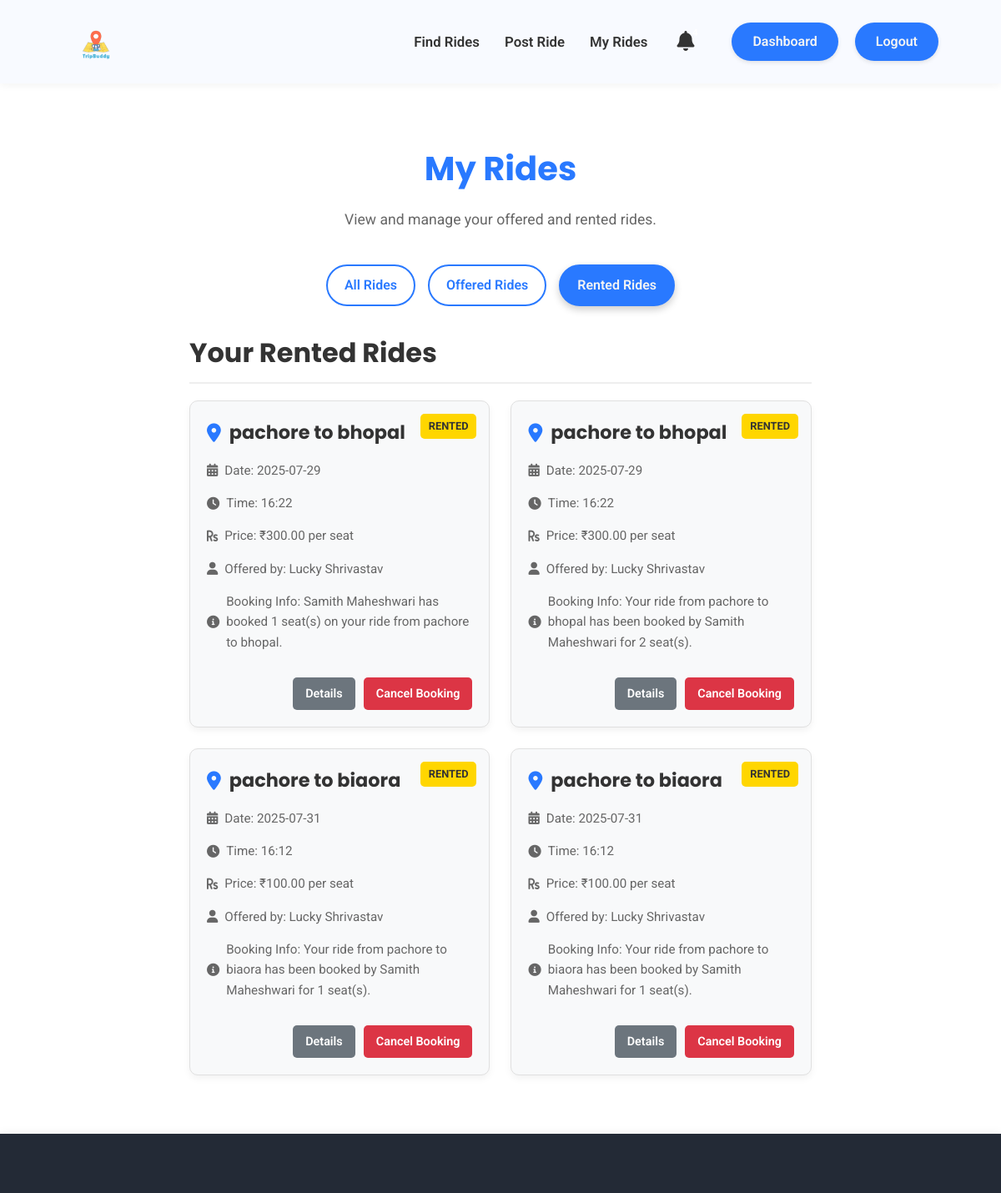
/my_rides?filter=rented (signed in, upper part), run on an earlier commit of the app's database.
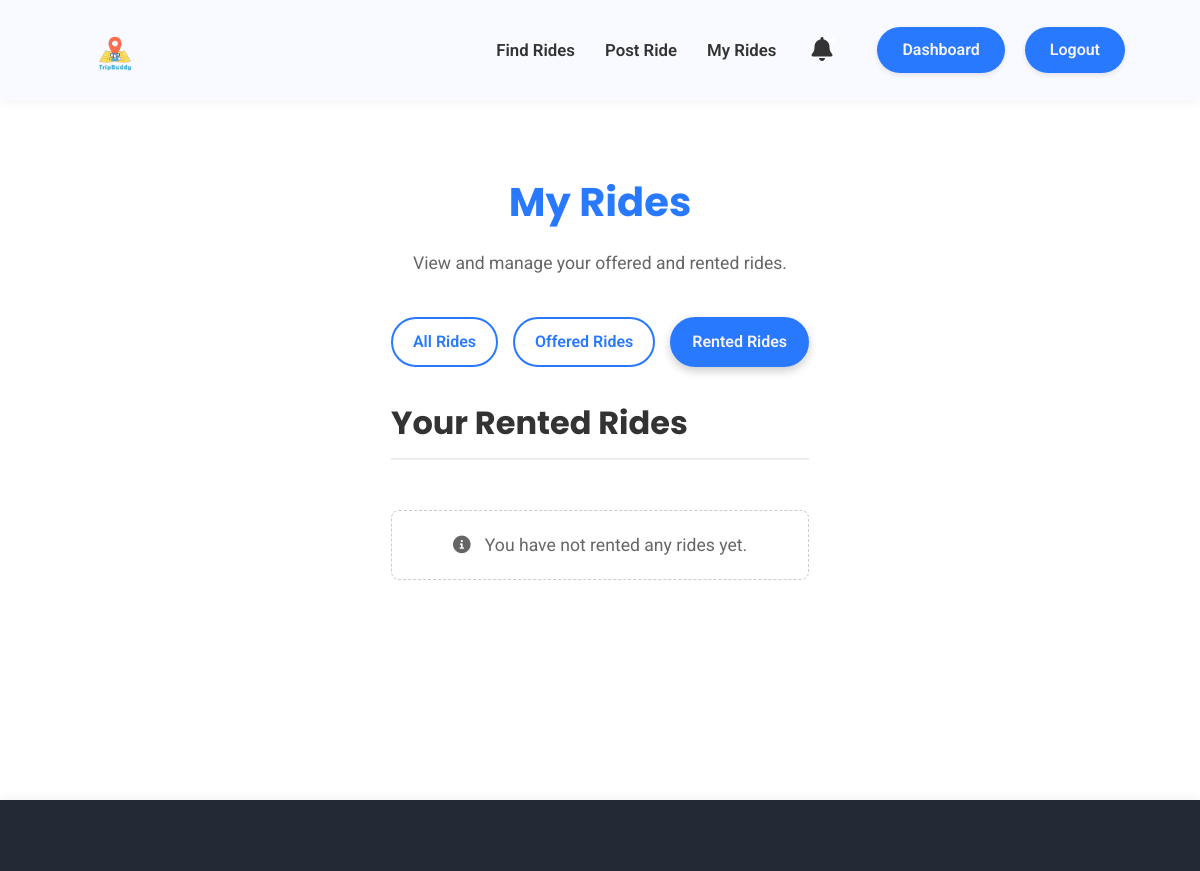
And on a later commit of the database.
### models.py (models this page shows, shortened)
class Notification(db.Model):
    id = db.Column(db.Integer, primary_key=True)
    user_id = db.Column(db.Integer, db.ForeignKey('user.id'), nullable=False) # The user who receives the notification
    sender_id = db.Column(db.Integer, db.ForeignKey('user.id'), nullable=True) # Optional: User who triggered the notification
    message = db.Column(db.String(500), nullable=False)
    type = db.Column(db.String(50), nullable=True) # e.g., 'ride_booked', 'message', 'ride_cancelled'
    is_read = db.Column(db.Boolean, default=False, nullable=False)
    timestamp = db.Column(db.DateTime, default=datetime.utcnow, nullable=False)
    ride_id = db.Column(db.Integer, db.ForeignKey('ride.id'), nullable=True)
    ride = db.relationship('Ride', backref='notifications', lazy=True) # Back-reference to the ride

class Ride(db.Model):
    id = db.Column(db.Integer, primary_key=True)
    creator_id = db.Column(db.Integer, db.ForeignKey('user.id'), nullable=False)
    start_location = db.Column(db.String(100), nullable=False)
    end_location = db.Column(db.String(100), nullable=False)
    price = db.Column(db.Float, nullable=False)
    seats = db.Column(db.Integer, nullable=False)
    date = db.Column(db.Date, nullable=False)
    time = db.Column(db.String(20), nullable=False) # Store time as string (e.g., "10:00 AM")
    description = db.Column(db.Text, nullable=True)

class User(UserMixin, db.Model):
    id = db.Column(db.Integer, primary_key=True)
    username = db.Column(db.String(80), unique=True, nullable=False)
    email = db.Column(db.String(120), unique=True, nullable=False)
    password = db.Column(db.String(120), nullable=False)
    role = db.Column(db.String(20), nullable=False) # e.g., 'Renter', 'Provider'
    rides_created = db.relationship('Ride', backref='creator', lazy=True)
    rides_taken = db.Column(db.Integer, default=0, nullable=False)
    can_offer_rides = db.Column(db.Boolean, default=False, nullable=False)
    can_find_rides = db.Column(db.Boolean, default=False, nullable=False)
    received_notifications = db.relationship('Notification', backref='recipient', lazy=True, foreign_keys='Notification.user_id')

### app.py (the view)
@app.route('/my_rides', methods=['GET'])
@login_required
def my_rides():
    filter_type = request.args.get('filter', 'all')
    offered_rides = []
    rented_bookings = [] # Renamed to better reflect it's a list of Notification objects
    offered_rides_query = Ride.query.filter_by(creator_id=current_user.id).order_by(Ride.date.desc(), Ride.time.asc())
    rented_bookings_query = Notification.query.options(joinedload(Notification.ride)).filter(
        Notification.sender_id == current_user.id,
        Notification.type == 'ride_booked',
        Notification.ride_id.isnot(None) # Ensure there's an associated ride
    ).order_by(Notification.timestamp.desc())
    if filter_type == 'offered':
        offered_rides = offered_rides_query.all()
    elif filter_type == 'rented':
        rented_bookings = rented_bookings_query.all()
    else: # 'all' or no filter
        offered_rides = offered_rides_query.all()
        rented_bookings = rented_bookings_query.all()
    return render_template('my_rides.html',
                           offered_rides=offered_rides,
                           rented_bookings=rented_bookings, # Pass the list of notifications
                           filter_type=filter_type)

### app.py (called while the page is built)
@login_manager.user_loader
def load_user(user_id):
    return User.query.get(int(user_id))

### templates/my_rides.html (shortened to what the changed rows need)
<!DOCTYPE html>
<html lang="en">
<head>
    <link rel="stylesheet" href="https://cdnjs.cloudflare.com/ajax/libs/font-awesome/6.0.0-beta3/css/all.min.css">
    <link rel="stylesheet" href="{{ url_for('static', filename='css/main.css') }}">
    <link rel="stylesheet" href="{{ url_for('static', filename='css/dashboard.css') }}">
</head>
<body>
    <main class="my-rides-main">
        <div class="my-rides-container">
            <h1 class="my-rides-heading">My Rides</h1>
            {% if (filter_type == 'all' or filter_type == 'rented') %}
                <section class="rides-list-section">
                    <h2>Your Rented Rides</h2>
                    {% if rented_bookings %}
                        <div class="rides-grid">
                            {% for booking in rented_bookings %}
                                {% if booking.ride %}
                                <div class="ride-card">
                                    <span class="ride-type-badge rented">Rented</span>
                                    <h3><i class="fas fa-map-marker-alt"></i> {{ booking.ride.start_location }} to {{ booking.ride.end_location }}</h3>
                                    <p><i class="fas fa-calendar-alt"></i> Date: {{ booking.ride.date.strftime('%Y-%m-%d') }}</p>
                                    <p><i class="fas fa-clock"></i> Time: {{ booking.ride.time }}</p>
                                    <p><i class="fas fa-rupee-sign"></i> Price: ₹{{ "%.2f"|format(booking.ride.price) }} per seat</p>
                                    <p><i class="fas fa-user"></i> Offered by: {{ booking.ride.creator.username }}</p>
                                    <p><i class="fas fa-info-circle"></i> Booking Info: {{ booking.message }}</p>
                                    <div class="ride-actions">
                                        <a href="#" class="btn-detail">Details</a>
                                        <a href="#" class="btn-cancel">Cancel Booking</a>
                                    </div>
                                </div>
                                {% endif %}
                            {% endfor %}
                        </div>
                    {% else %}
                        <p class="no-rides-message"><i class="fas fa-info-circle"></i> You have not rented any rides yet.</p>
                    {% endif %}
                </section>
            {% endif %}
        </div>
    </main>
</body>
</html>

What changed in the data, as far as the page shows it:
removed Notification: ride.start_location "pachore", ride.end_location "bhopal", ride "2025-07-29", ride.time "16:22", ride.creator.username "Lucky Shrivastav", message "Samith Maheshwari has booked 1 seat(s) on your ride from pachore to bhopal."
no longer on this page (row edited): Ride: ride.price "300.00"
removed Notification: ride.start_location "pachore", ride.end_location "bhopal", ride "2025-07-29", ride.time "16:22", ride.creator.username "Lucky Shrivastav", message "Your ride from pachore to bhopal has been booked by Samith Maheshwari for 2 seat(s)."
no longer on this page (row edited): Notification: ride.start_location "pachore", ride.end_location "biaora", ride "2025-07-31", ride.time "16:12", ride.creator.username "Lucky Shrivastav", message "Your ride from pachore to biaora has been booked by Samith Maheshwari for 1 seat(s)."
no longer on this page (row edited): Ride: ride.price "100.00"
no longer on this page (row edited): Notification: ride.start_location "pachore", ride.end_location "biaora", ride "2025-07-31", ride.time "16:12", ride.creator.username "Lucky Shrivastav", message "Your ride from pachore to biaora has been booked by Samith Maheshwari for 1 seat(s)."
Also different on the page:
text now shown: "You have not rented any rides yet."
